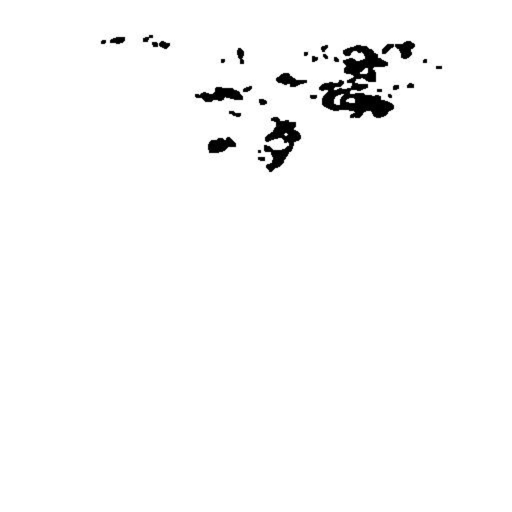
%> input picture Mice_in_vivo_pseudo_color/demodata/Me.tif, 1024 x 1024 px (shown at 1/2 size)
$ octave Mice_In_Vivo_pseudo_color.m   (GNU Octave 9; MATLAB toolbox functions it lacks are replaced by stand-ins)
%> lines starting %> are read from the running program, lines starting %| are printed output that depends on the picture; in (x1, y1, x2, y2) boxes, pixels count from 0 and x2, y2 are one past the last pixel; in counts of white or black regions, pixels touching at a corner belong together; the program's own positions count from 1
### Mice_in_vivo_pseudo_color/sem.m
function y = sem(varargin)
%STD Standard deviation.
%   For vectors, Y = STD(X) returns the standard deviation.  For matrices,
%   Y is a row vector containing the standard deviation of each column.  For
%   N-D arrays, STD operates along the first non-singleton dimension of X.
%
%   STD normalizes Y by (N-1), where N is the sample size.  This is the
%   sqrt of an unbiased estimator of the variance of the population from
%   which X is drawn, as long as X consists of independent, identically
%   distributed samples.
%
%   Y = STD(X,1) normalizes by N and produces the square root of the second
%   moment of the sample about its mean.  STD(X,0) is the same as STD(X).
%
%   Y = STD(X,FLAG,DIM) takes the standard deviation along the dimension
%   DIM of X.  Pass in FLAG==0 to use the default normalization by N-1, or
%   1 to use N.
%
%   Example: If X = [4 -2 1
%                    9  5 7]
%     then std(X,0,1) is [3.5355 4.9497 4.2426] and std(X,0,2) is [3.0
%                                                                  2.0]
%   Class support for input X:
%      float: double, single
%
%   See also COV, MEAN, VAR, MEDIAN, CORRCOEF.

%   Copyright 1984-2004 The MathWorks, Inc.

% Call var(x,flag,dim) with as many of those args as are present.
y = sqrt(var(varargin{:}))/sqrt(length(varargin{:}));

### Mice_in_vivo_pseudo_color/Mice_In_Vivo_pseudo_color.m
clear all;
close all;
clc

%%
% colormap setting
red = gray(2^16);
red(:,2) = 0;
red(:,3) = 0;

green = gray(2^16);
green(:,1) = 0;
green(:,3) = 0;

blue = gray(2^16);
blue(:,1) = 0;
blue(:,2) = 0;

magenta = gray(2^16);
magenta(:,2) = 0;

%%
Foldername = pwd;

% Load ROI masks for three tissues:
% Melanin, Red Blood Cell, and Sebaceous Gland
MASK_Me = imresize(imread([Foldername '\demodata\Me.tif']),0.5);
%> MASK_Me: size 512x512 uint8; min 0, max 255, mean 249.7
MASK_RBC = imresize(imread([Foldername '\demodata\RBC.tif']),0.5);
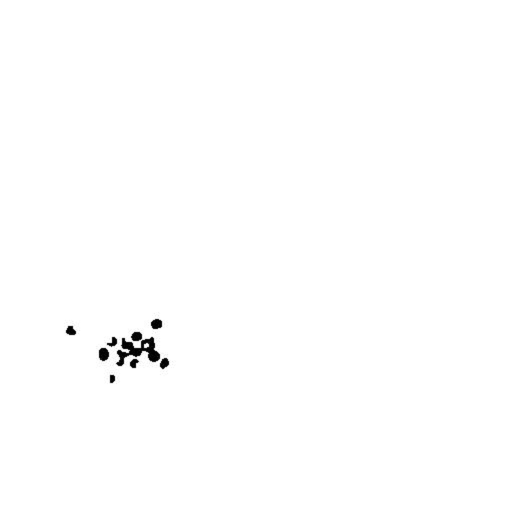
%> input picture Mice_in_vivo_pseudo_color/demodata/RBC.tif, 1024 x 1024 px (shown at 1/2 size)
%> MASK_RBC: size 512x512 uint8; min 0, max 255, mean 253.9
MASK_SG = imresize(imread([Foldername '\demodata\SG.tif']),0.5);
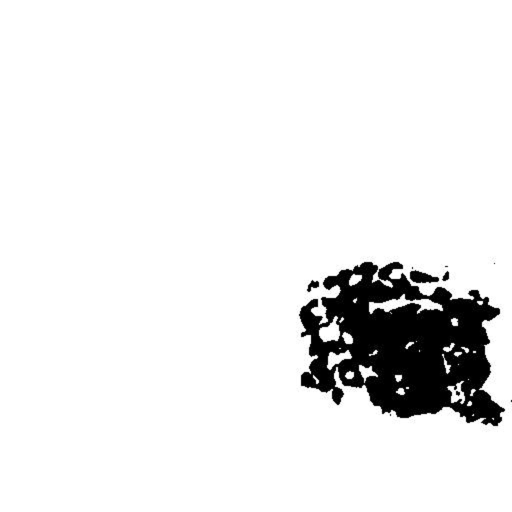
%> input picture Mice_in_vivo_pseudo_color/demodata/SG.tif, 1024 x 1024 px (shown at 1/2 size)
%> MASK_SG: size 512x512 uint8; min 0, max 255, mean 235.3

% Load THG image with 3 channel
THGimage = double(imread([Foldername '\demodata\Tmice5_170_512_avg15_4CH_a7z4-1_650670590.tif']));
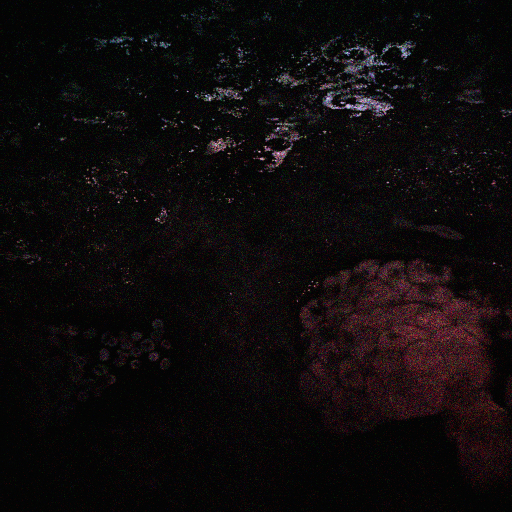
%> input picture Mice_in_vivo_pseudo_color/demodata/Tmice5_170_512_avg15_4CH_a7z4-1_650670590.tif, 512 x 512 px
At = THGimage(:,:,1);
Bt = THGimage(:,:,2);
Ct = THGimage(:,:,3);

% Background values
BgA = 342.4416;
BgB = 355.84;
BgC = 339.6952;

% Substract background
A = At-BgA;
B = Bt-BgB;
C = Ct-BgC;

%%
% Conventional THG intensity image
S = A+B+C;
Sb = ind2rgb(uint16(S*3),magenta);

% denoise process
Sb(:,:,1) = conv2(Sb(:,:,1),ones(2,2),'same')/4;
Sb(:,:,2) = conv2(Sb(:,:,2),ones(2,2),'same')/4;
Sb(:,:,3) = conv2(Sb(:,:,3),ones(2,2),'same')/4;
figure('Name','Conventional THG intensity image')
imshow(Sb);

% Pseudo-colored THG image
Tim = ind2rgb(uint16(A*12),blue)+ind2rgb(uint16(B*12),green)+ind2rgb(uint16(C*12),red);

% denoise process
Timb(:,:,1) = conv2(Tim(:,:,1),ones(2,2),'same')/4;
Timb(:,:,2) = conv2(Tim(:,:,2),ones(2,2),'same')/4;
Timb(:,:,3) = conv2(Tim(:,:,3),ones(2,2),'same')/4;
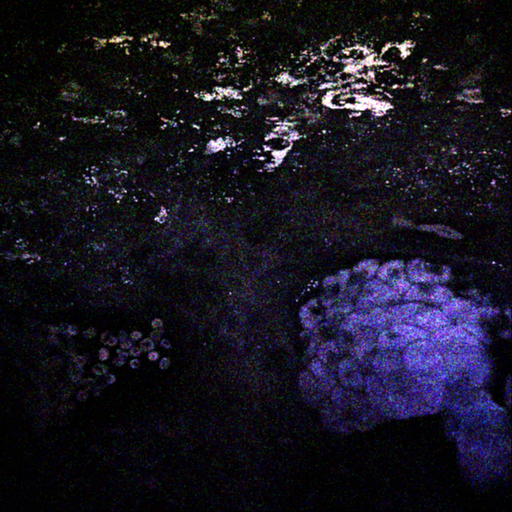
%> Timb: size 512x512x3 double; mean R, G, B 0.0936, 0.0841, 0.131

figure('Name','Pseudo-colored THG image')
imshow(Timb);

% Pseudo-colored THG images of separate channels
TimA = ind2rgb(uint16(A*2^3),blue);
TimB = ind2rgb(uint16(B*2^3),green);
TimC = ind2rgb(uint16(C*2^3),red);

% denoise process
TimAb(:,:,1) = conv2(TimA(:,:,1),ones(2,2),'same')/4;
%> TimAb: size 512x512 double; every value is 0
TimAb(:,:,2) = conv2(TimA(:,:,2),ones(2,2),'same')/4;
TimAb(:,:,3) = conv2(TimA(:,:,3),ones(2,2),'same')/4;
%> TimAb: size 512x512x3 double
TimBb(:,:,1) = conv2(TimB(:,:,1),ones(2,2),'same')/4;
TimBb(:,:,2) = conv2(TimB(:,:,2),ones(2,2),'same')/4;
TimBb(:,:,3) = conv2(TimB(:,:,3),ones(2,2),'same')/4;
TimCb(:,:,1) = conv2(TimC(:,:,1),ones(2,2),'same')/4;
TimCb(:,:,2) = conv2(TimC(:,:,2),ones(2,2),'same')/4;
TimCb(:,:,3) = conv2(TimC(:,:,3),ones(2,2),'same')/4;
%> TimCb: size 512x512x3 double

figure('Name','Pseudo-colored THG image for Channel A')
imshow(TimAb);
figure('Name','Pseudo-colored THG image for Channel B')
imshow(TimBb);
figure('Name','Pseudo-colored THG image for Channel C')
imshow(TimCb);

%%
% THG strength distribution for
% Load ROI of Melanin, Red Blood Cell, and Sebaceous Gland
roiMe = double(MASK_Me==0);
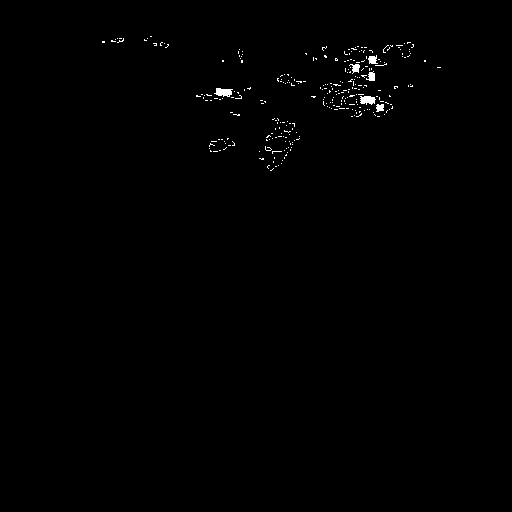
%> roiMe: size 512x512 double; values 0 (black) and 1 (white), 0.49% white; 287 white regions (281 under 20 px), largest, box (x1, y1, x2, y2) and area: (214, 88, 233, 97) 117, (360, 96, 376, 105) 109, (368, 55, 378, 64) 63, (349, 64, 360, 74) 60, (366, 71, 375, 81) 59, (376, 104, 384, 112) 52
roiRBC = double(MASK_RBC==0);
%> roiRBC: size 512x512 double; values 0 (black) and 1 (white), 0.09% white in thin lines or dots, all inside (x1, y1, x2, y2) = (67, 320, 168, 382)
roiSG = double(MASK_SG==0);
%> roiSG: size 512x512 double; values 0 (black) and 1 (white), 4.2% white; 445 white regions (437 under 20 px), largest, box (x1, y1, x2, y2) and area: (327, 279, 489, 417) 8844, (311, 330, 337, 364) 311, (469, 399, 496, 419) 242

% Select SNR > 5
roiA =  (A>5*BgA);
%> roiA: size 512x512 logical; 13.4% white; 5647 white regions (5576 under 20 px), largest, box (x1, y1, x2, y2) and area: (298, 258, 507, 433) 17774, (316, 39, 416, 120) 2279, (263, 119, 303, 172) 714
roiB =  (B>5*BgB);
%> roiB: size 512x512 logical; 6.6% white in thin lines or dots
roiC =  (C>5*BgC);
%> roiC: size 512x512 logical; 6.8% white in thin lines or dots
roi = roiA & roiC;
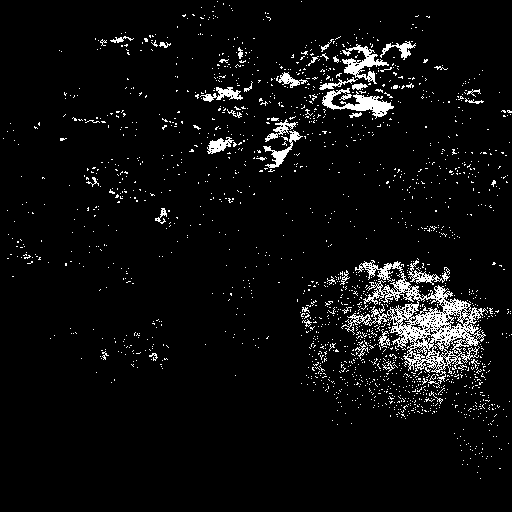
%> roi: size 512x512 logical; 5.1% white in thin lines or dots

% Select both SNR > 5 and ROI
irMe = find((roiMe & roi)>0);
%> irMe = 1008 values from 52267 to 225348
irRBC = find((roiRBC & roi)>0);
%> irRBC = 33 values from 36686 to 84840
irSG = find((roiSG & roi)>0);
%> irSG = 3997 values from 154429 to 255288

% THG strength distribution calculation
R = zeros(3,3);

ratio = 1;
ratio1 = 1;
ratio2 = 1;
R(1,1) = ratio*mean(A(irMe));
R(1,2) = ratio2*mean(B(irMe));
R(1,3) = ratio1*mean(C(irMe));
R(2,1) = ratio*mean(A(irRBC));
R(2,2) = ratio2*mean(B(irRBC));
R(2,3) = ratio1*mean(C(irRBC));
R(3,1) = ratio*mean(A(irSG));
R(3,2) = ratio2*mean(B(irSG));
R(3,3) = ratio1*mean(C(irSG));
R = R/6000; % Normalized
%> R = [0.871 0.787 0.941; 0.473 0.21 0.4; 0.733 0.287 0.429]

RS = zeros(1,9);
RS(1) = sem(A(irMe));
%> in sem, `y = sqrt(var(varargin{:}))/sqrt(length(varargin{:}));`: y = 76.79
RS(2) = sem(B(irMe));
RS(3) = sem(C(irMe));
RS(4) = sem(A(irRBC));
RS(5) = sem(B(irRBC));
RS(6) = sem(C(irRBC));
RS(7) = sem(A(irSG));
RS(8) = sem(B(irSG));
RS(9) = sem(C(irSG));
RS = RS/6000; % Normalized
%> RS = [0.0128 0.013 0.0138 0.0281 0.0276 0.0162 0.00441 0.00322 0.00195]

figure('Name','THG strength distribution for Mice')
hold on
b = bar(R);
errorbar([0.78,1,1.22,    1.78,2,2.22   2.78,3,3.22],R([1,4,7,2,5,8,3,6,9]),RS,'k.','linewidth',3)
%> (this line was passed over: errorbar is not available in this run)

set(b,'Facecolor',[1,1,1])
set(b(1),'Edgecolor',[0.2,0.35,1])
set(b(2),'Edgecolor',[0.35,0.85,0.55])
set(b(3),'Edgecolor',[1,0.15,0.1])
set(b,'linewidth',3)
ylabel('Relative intensity (a.u.)','fontsize',20,'FontWeight','bold');
legend('A','B','C','FontWeight','bold')
legend boxoff
box off;
xlim([0.5 3.8])
ylim([0 1.5])
names = {'Melanocyte'; 'Erythrocyte'; 'Sebaceous gland'};
set(gca,'XTick',1:3,'XTicklabel',names)
set(gca,'YTick',0:0.2:1.2,'FontWeight','bold')
set(gca,'fontsize',15)
set(gca,'linewidth',2)
set(gcf,'color','w');
set(gcf, 'Position', [200 100 805 550]);
pbaspect([1.7 1 1])
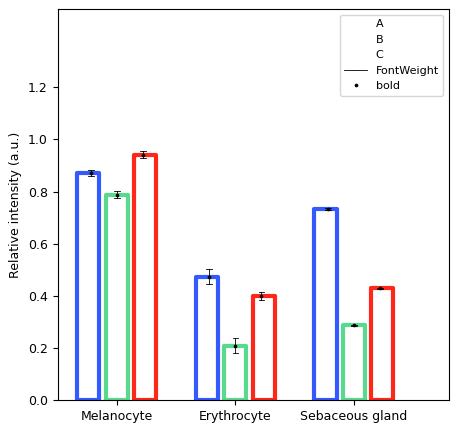
%> figure redrawn from the program's plot data; tallest bar 0.871 high, from x = 0.667 to 0.853; tallest bar 0.787 high, from x = 0.907 to 1.09; tallest bar 0.941 high, from x = 1.15 to 1.33; highest point at x = 1.22, y = 0.955

display(['SG: ' num2str(mean(A(irSG)),'%2.0f') '  ' num2str(mean(B(irSG)),'%2.0f') '  ' num2str(mean(C(irSG)),'%2.0f')]);
%| SG: 4400  1719  2577
display(['RBC:' num2str(mean(A(irRBC)),'%2.0f') '  ' num2str(mean(B(irRBC)),'%2.0f') '  ' num2str(mean(C(irRBC)),'%2.0f')]);
%| RBC:2840  1258  2401
display(['Me: ' num2str(mean(A(irMe)),'%2.0f') '  ' num2str(mean(B(irMe)),'%2.0f') '  ' num2str(mean(C(irMe)),'%2.0f')]);
%| Me: 5225  4724  5645
display(['num of point selected: ' num2str(numel(irSG),'%2.0f') '  ' num2str(numel(irRBC),'%2.0f') '  ' num2str(numel(irMe),'%2.0f')]);
%| num of point selected: 3997  33  1008
